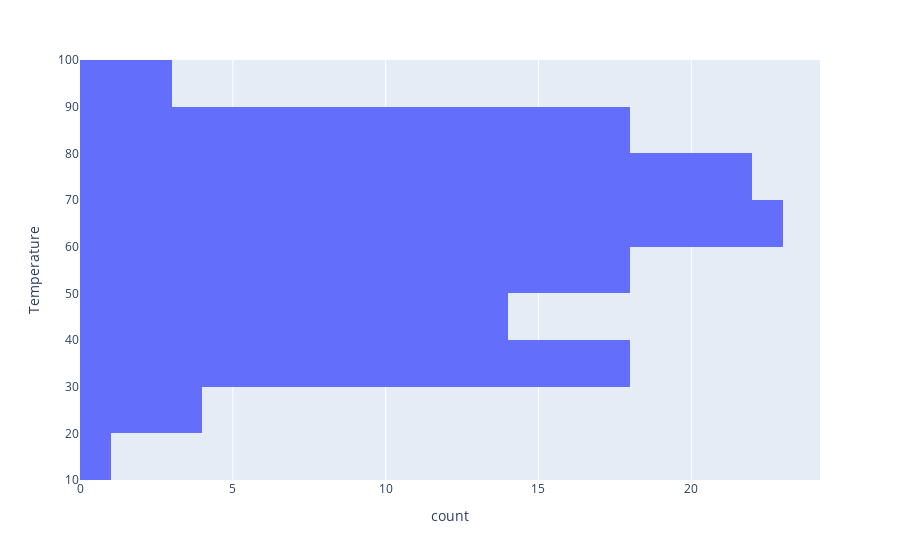

Notebook code cell kept with this figure:
### Code cell
px.histogram(wal_df, y='Temperature')

### Figure 1 — Plotly figure (JSON) as saved in the notebook; plotly's stock layout.template omitted (floating-point values rounded to 4 significant figures; data arrays with more than 128 entries replaced by an {"elided": "..."} marker saying what was removed)
{"data": [{"alignmentgroup": "True", "bingroup": "y", "hovertemplate": "count=%{x}<br>Temperature=%{y}<extra></extra>", "legendgroup": "", "marker": {"color": "#636efa", "pattern": {"shape": ""}}, "name": "", "offsetgroup": "", "orientation": "h", "showlegend": false, "type": "histogram", "xaxis": "x", "y": {"elided": "136 float values"}, "yaxis": "y"}], "layout": {"barmode": "relative", "legend": {"tracegroupgap": 0}, "margin": {"t": 60}, "xaxis": {"anchor": "y", "domain": [0, 1], "title": {"text": "count"}}, "yaxis": {"anchor": "x", "domain": [0, 1], "title": {"text": "Temperature"}}}}
